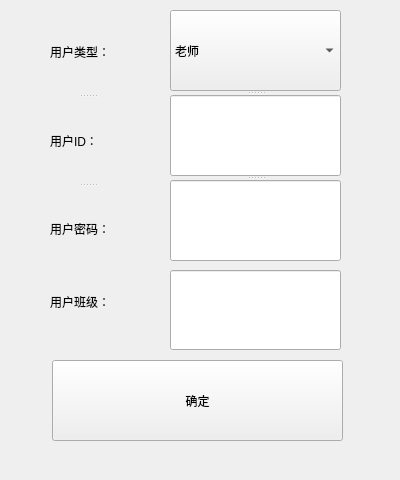
<?xml version="1.0" encoding="UTF-8"?>
<ui version="4.0">
 <class>AddUserWindow</class>
 <widget class="QWidget" name="AddUserWindow">
  <property name="geometry">
   <rect>
    <x>0</x>
    <y>0</y>
    <width>400</width>
    <height>480</height>
   </rect>
  </property>
  <property name="windowTitle">
   <string>Form</string>
  </property>
  <widget class="QPushButton" name="confirmPushButton">
   <property name="geometry">
    <rect>
     <x>52</x>
     <y>360</y>
     <width>291</width>
     <height>81</height>
    </rect>
   </property>
   <property name="text">
    <string>确定</string>
   </property>
  </widget>
  <widget class="QSplitter" name="splitter">
   <property name="geometry">
    <rect>
     <x>50</x>
     <y>10</y>
     <width>75</width>
     <height>261</height>
    </rect>
   </property>
   <property name="orientation">
    <enum>Qt::Vertical</enum>
   </property>
   <widget class="QLabel" name="label">
    <property name="text">
     <string>用户类型：</string>
    </property>
   </widget>
   <widget class="QLabel" name="label_2">
    <property name="text">
     <string>用户ID：</string>
    </property>
   </widget>
   <widget class="QLabel" name="label_3">
    <property name="text">
     <string>用户密码：</string>
    </property>
   </widget>
  </widget>
  <widget class="QSplitter" name="splitter_2">
   <property name="geometry">
    <rect>
     <x>170</x>
     <y>10</y>
     <width>171</width>
     <height>251</height>
    </rect>
   </property>
   <property name="orientation">
    <enum>Qt::Vertical</enum>
   </property>
   <widget class="QComboBox" name="comboBox">
    <item>
     <property name="text">
      <string>老师</string>
     </property>
    </item>
    <item>
     <property name="text">
      <string>学生</string>
     </property>
    </item>
   </widget>
   <widget class="QLineEdit" name="idLineEdit"/>
   <widget class="QLineEdit" name="passwordLineEdit"/>
  </widget>
  <widget class="QLabel" name="label_4">
   <property name="geometry">
    <rect>
     <x>50</x>
     <y>260</y>
     <width>75</width>
     <height>83</height>
    </rect>
   </property>
   <property name="text">
    <string>用户班级：</string>
   </property>
  </widget>
  <widget class="QLineEdit" name="classNumberLineEdit">
   <property name="geometry">
    <rect>
     <x>170</x>
     <y>270</y>
     <width>171</width>
     <height>80</height>
    </rect>
   </property>
  </widget>
 </widget>
 <resources/>
 <connections/>
</ui>
